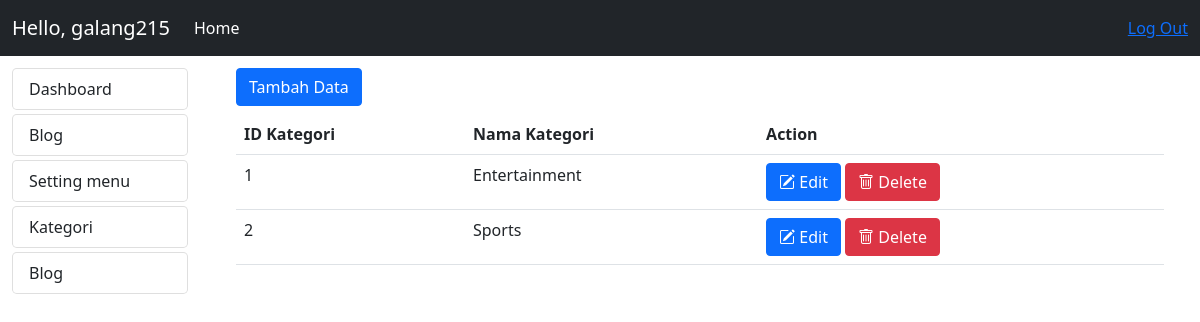
Page /admin/home.php?modul=mod_kategori (signed in) on the committed database.
### tables this page shows
CREATE TABLE `mst_menu` (
  `id_menu` int(20) NOT NULL,
  `nm_menu` varchar(50) NOT NULL,
  `link` varchar(50) NOT NULL,
  `isactive` enum('0','1') NOT NULL
);

CREATE TABLE `mst_kategoriblog` (
  `id_kategori` int(11) NOT NULL,
  `nm_kategori` varchar(50) NOT NULL,
  `isactive` enum('0','1') NOT NULL
);

### admin/menu.php (the view)
<?php
$qry_menu = mysqli_query($koneksi, "SELECT * FROM mst_menu WHERE isactive = '1'");
while ($row = mysqli_fetch_array($qry_menu)) {
?>
    <a href="?modul=<?= $row['link']; ?>" style="text-decoration: none;" class="links1">
        <li class="list-group-item links rounded-3 mt-1"><?= $row["nm_menu"]; ?></li>
    </a>
<?php
}
?>

### admin/mod_kategori/index.php
<?php
include 'kategori_ctrl.php';
if (!isset($_GET['act'])) {
?>
    <div class="container pt-1">
        <a href="?modul=mod_kategori&act=add" class="btn btn-primary mb-2">Tambah Data</a>
        <table class="table">
            <tr>
                <th>ID Kategori</th>
                <th>Nama Kategori</th>
                <th>Action</th>
            </tr>
            <?php
            $data = mysqli_query($koneksi, "SELECT * FROM mst_kategoriblog");
            foreach ($data as $d) :
            ?>
                <tr>
                    <td><?= $d['id_kategori'] ?></td>
                    <td><?= $d['nm_kategori'] ?></td>
                    <td>
                        <a href="?modul=mod_kategori&act=edit&id=<?= $d["id_kategori"]; ?>" class="btn btn-xs btn-primary"><i class="bi bi-pencil-square"></i> Edit</a>
                        <a href="?modul=mod_kategori&act=delete&id=<?= $d["id_kategori"]; ?>" class="btn btn-xs btn-danger"><i class="bi bi-trash"></i> Delete</a>
                    </td>
                </tr>
            <?php
            endforeach;
            ?>
        </table>
    <?php
} else if (isset($_GET['act']) && ($_GET['act'] == "add")) {
    ?>
        <div class="container mt-3">
            <h3 class="mb-4"><?= $judul; ?></h3>
            <div class="row">
                <div class="col">
                    <form action="mod_kategori/kategori_ctrl.php?modul=mod_kategori&act=save" method="POST">
                        <div class="mb-3 row">
                            <label for="namakat" class="col-sm-2 col-form-label">Nama Kategori</label>
                            <div class="col-sm-6">
                                <input type="text" class="form-control" id="nm_kategori" name="nm_kategori">
                            </div>
                        </div>
                        <div class="mb-3 row">
                            <div class="col-sm-2"></div>
                            <div class="col-sm-6">
                                <div class="form-check">
                                    <input class="form-check-input" type="checkbox" name="isactive" id="isactive"> Aktif
                                </div>
                            </div>
                        </div>
                        <div class="row">
                            <div class="col-md-2"></div>
                            <div class="col-md-10">
                                <a href="?modul=mod_kategori" type="cancel" class="btn btn-secondary"><i class="bi bi-box-arrow-left"></i> Kembali</a>
                                <button type="cancel" class="btn btn-danger"><i class="bi bi-x-square"></i> Reset</button>
                                <button type="submit" class="btn btn-primary"><i class="bi bi-save"></i> Submit</button>
                            </div>
                        </div>
                    </form>
                </div>
            </div>
        </div>
        <?php
    } else if (isset($_GET['act']) && ($_GET['act'] == "edit")) {
        $id = $_GET['id'];
        $qry_edit = mysqli_query($koneksi, "SELECT * FROM mst_kategoriblog WHERE id_kategori='$id'");
        foreach ($qry_edit as $q) :
        ?>
            <div class="container mt-3">
                <h3 class="mb-4"><?= $judul1; ?></h3>
                <div class="row">
                    <div class="col">
                        <form action="mod_kategori/kategori_ctrl.php?modul=mod_kategori&act=update" method="POST">
                            <div class="mb-3 row">
                                <label for="namakategori" class="col-sm-2 col-form-label">Nama Kategori</label>
                                <div class="col-sm-6">
                                    <input type="hidden" class="form-control" name="id_kategori" value="<?= $q['id_kategori']; ?>">
                                    <input type="text" class="form-control" id="nm_kategori" name="nm_kategori" value="<?= $q['nm_kategori']; ?>">
                                </div>
                            </div>
                            <div class="mb-3 row">
                                <div class="col-sm-2"></div>
                                <div class="col-sm-6">
                                    <div class="form-check">
                                        <input class="form-check-input" type="checkbox" name="isactive" id="isactive" <?= $q['isactive'] == 1 ? "checked" : "" ?>> Aktif
                                    </div>
                                </div>
                            </div>
                            <div class="row">
                                <div class="col-md-2"></div>
                                <div class="col-md-10">
                                    <a href="?modul=mod_kategori" type="cancel" class="btn btn-secondary"><i class="bi bi-box-arrow-left"></i> Kembali</a>
                                    <button type="cancel" class="btn btn-danger"><i class="bi bi-x-square"></i> Reset</button>
                                    <button type="submit" class="btn btn-primary"><i class="bi bi-save"></i> Simpan</button>
                                </div>
                            </div>
                        </form>
                    </div>
                </div>
            </div>
    <?php
        endforeach;
    }
    ?>

### rows in the picture
mst_menu: nm_menu "Dashboard"
mst_menu: nm_menu "Blog"
mst_menu: nm_menu "Setting menu"
mst_menu: nm_menu "Kategori"
mst_menu: nm_menu "Blog"
mst_kategoriblog: id_kategori "1", nm_kategori "Entertainment"
mst_kategoriblog: id_kategori "2", nm_kategori "Sports"

### other values in the picture
$_SESSION['userlog'] "galang215"
